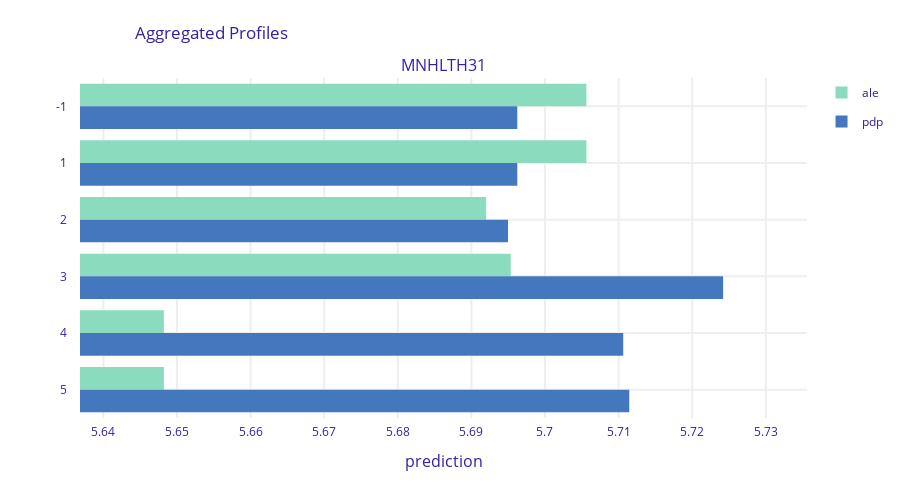

Write notebook code for a chart like this one.
### Code cell
fig4 = ale_cat.plot(pdp_cat, size = 4, facet_ncol=1)
fig4.write_image("06_MNHLTH31_pdp_ale.png", scale = 2)

### Figure 1 — Plotly figure (JSON) as saved in the notebook; plotly's stock layout.template omitted (floating-point values rounded to 4 significant figures)
{"data": [{"base": 0, "hoverinfo": "text", "hoverlabel": {"bgcolor": "rgba(0,0,0,0.8)"}, "hovertext": ["MNHLTH31: -1<br>average prediction: 5.7056209674433775<br>label: ale<br><br>mean observation prediction: <br>5.696429610252273", "MNHLTH31: 1<br>average prediction: 5.7056209674433775<br>label: ale<br><br>mean observation prediction: <br>5.696429610252273", "MNHLTH31: 2<br>average prediction: 5.692006784502503<br>label: ale<br><br>mean observation prediction: <br>5.696429610252273", "MNHLTH31: 3<br>average prediction: 5.695345341881295<br>label: ale<br><br>mean observation prediction: <br>5.696429610252273", "MNHLTH31: 4<br>average prediction: 5.6482181270320515<br>label: ale<br><br>mean observation prediction: <br>5.696429610252273", "MNHLTH31: 5<br>average prediction: 5.6482181270320515<br>label: ale<br><br>mean observation prediction: <br>5.696429610252273"], "legendgroup": "ale", "marker": {"color": "#8bdcbe"}, "name": "ale", "orientation": "h", "showlegend": true, "type": "bar", "x": [5.706, 5.706, 5.692, 5.695, 5.648, 5.648], "xaxis": "x", "y": ["-1", "1", "2", "3", "4", "5"], "yaxis": "y"}, {"base": 0, "hoverinfo": "text", "hoverlabel": {"bgcolor": "rgba(0,0,0,0.8)"}, "hovertext": ["MNHLTH31: -1<br>average prediction: 5.696235823314831<br>label: pdp<br><br>mean observation prediction: <br>5.696429610252271", "MNHLTH31: 1<br>average prediction: 5.696235823314831<br>label: pdp<br><br>mean observation prediction: <br>5.696429610252271", "MNHLTH31: 2<br>average prediction: 5.694973285794767<br>label: pdp<br><br>mean observation prediction: <br>5.696429610252271", "MNHLTH31: 3<br>average prediction: 5.724201714007602<br>label: pdp<br><br>mean observation prediction: <br>5.696429610252271", "MNHLTH31: 4<br>average prediction: 5.7106287062789995<br>label: pdp<br><br>mean observation prediction: <br>5.696429610252271", "MNHLTH31: 5<br>average prediction: 5.7114504519492<br>label: pdp<br><br>mean observation prediction: <br>5.696429610252271"], "legendgroup": "pdp", "marker": {"color": "#4378bf"}, "name": "pdp", "orientation": "h", "showlegend": true, "type": "bar", "x": [5.696, 5.696, 5.695, 5.724, 5.711, 5.711], "xaxis": "x", "y": ["-1", "1", "2", "3", "4", "5"], "yaxis": "y"}], "layout": {"annotations": [{"font": {"size": 16}, "showarrow": false, "text": "MNHLTH31", "x": 0.5, "xanchor": "center", "xref": "paper", "y": 1, "yanchor": "bottom", "yref": "paper"}, {"font": {"size": 16}, "showarrow": false, "text": "prediction", "x": 0.5, "xanchor": "center", "xref": "paper", "y": 0, "yanchor": "top", "yref": "paper", "yshift": -30}], "font": {"color": "#371ea3"}, "height": 489, "hovermode": "closest", "margin": {"b": 71, "r": 30, "t": 78}, "shapes": [{"line": {"color": "#371ea3", "dash": "dot", "width": 1.5}, "type": "line", "x0": 0, "x1": 0, "xref": "x", "y0": 0, "y1": 5, "yref": "y"}, {"line": {"color": "#371ea3", "dash": "dot", "width": 1.5}, "type": "line", "x0": 0, "x1": 0, "xref": "x", "y0": 0, "y1": 5, "yref": "y"}], "title": {"text": "Aggregated Profiles", "x": 0.15}, "xaxis": {"anchor": "y", "automargin": true, "domain": [0, 1], "fixedrange": true, "gridwidth": 2, "range": [5.637, 5.736], "tickcolor": "white", "ticklen": 3, "ticks": "outside", "type": "linear", "zeroline": false}, "yaxis": {"anchor": "x", "automargin": true, "autorange": "reversed", "domain": [0, 1], "fixedrange": true, "gridwidth": 2, "tickcolor": "white", "ticklen": 10, "ticks": "outside", "type": "category"}}}
